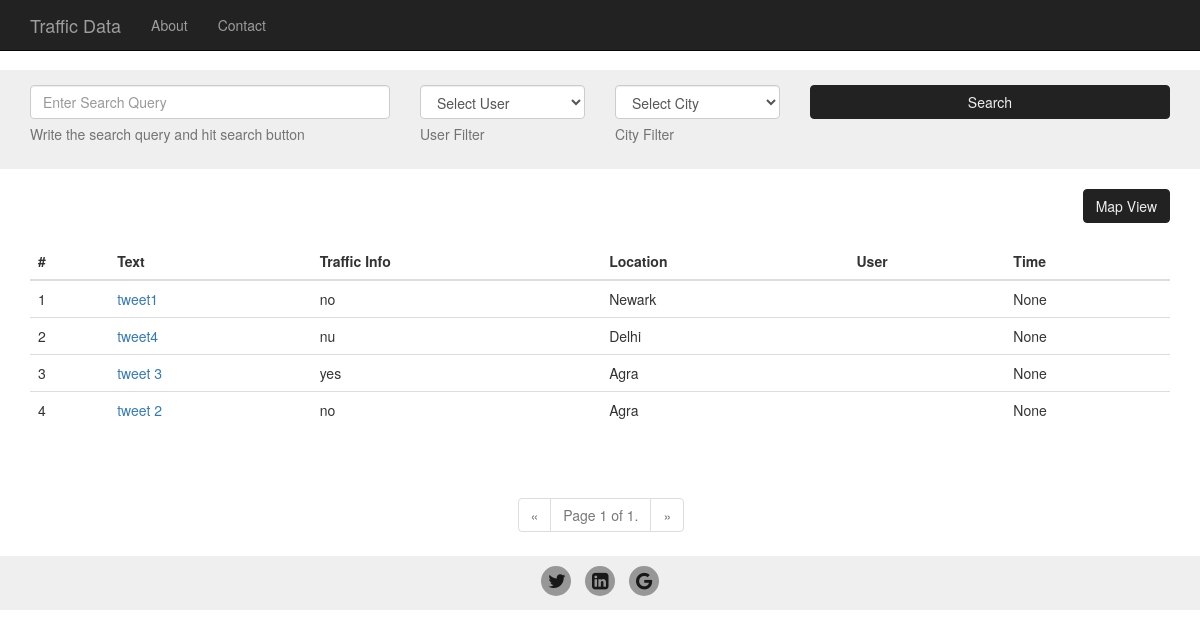
Before: /trafficdata/ with the older database file.
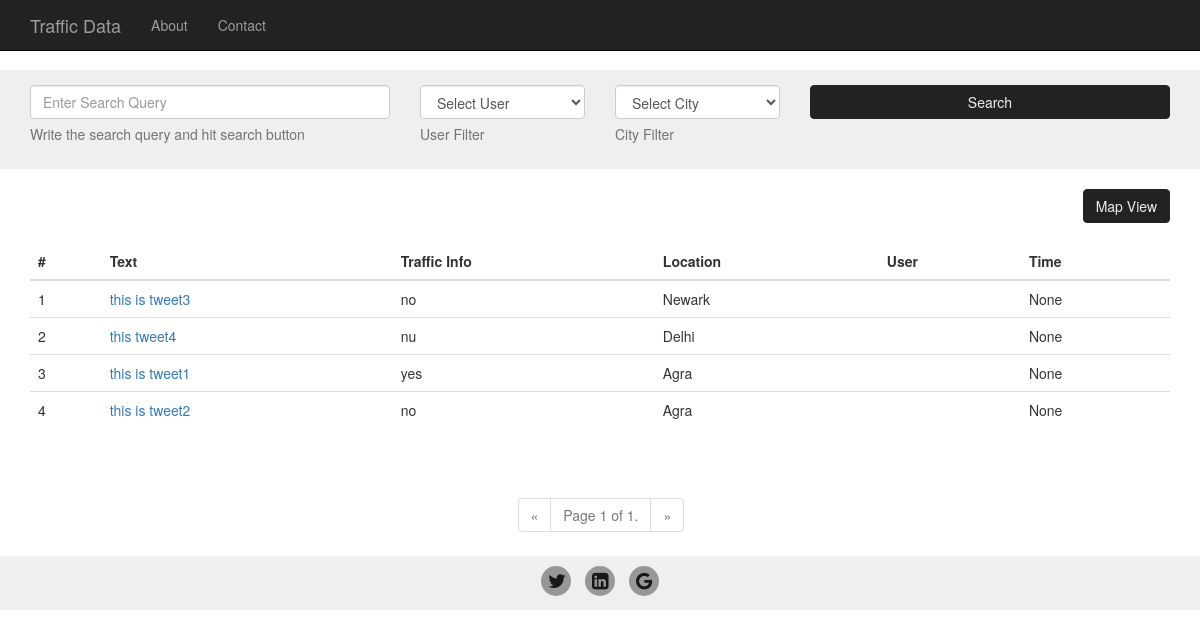
After: the same page with the newer database file.
### trafficdata/models.py (models this page shows, shortened)
class Tweets(models.Model):
	tweet_id = models.BigIntegerField(primary_key = True)
	tweet_text = models.CharField(max_length = 200,null=True)
	user_id = models.ForeignKey(
		'User',
		)
	query_id = models.ForeignKey(
		'Query'
		)
	tweet_date = models.DateTimeField(auto_now_add=True,null=True)
	traffic_info = models.CharField(max_length=10,null=True)#  classifier output
	location = models.CharField(max_length=100,null=True)

### trafficdata/views.py (the view)
def index(request):
	city_list = Tweets.objects.order_by().values_list('location',flat=True).distinct()# get all the distinct city value
	users_list = User.objects.all()
	data_list = Tweets.objects.all().order_by('-tweet_date')
	paginator = Paginator(data_list,PAGE_SIZE)
	page = request.GET.get('page')
	try:
		data = paginator.page(page)
	except PageNotAnInteger:
		data = paginator.page(1)
	except EmptyPage:
		data = paginator.page(paginator.num_pages)
	context = {
		'data': data,
		'users_list': users_list,
		'city_list':city_list,
	}
	return render(request, 'trafficdata/index.html', context)

### trafficdata/templates/trafficdata/index.html (shortened to what the changed rows need)
<!DOCTYPE html>
<html lang="en">
<head>
	{% load static %}
	<link href="{% static 'trafficdata/css/bootstrap.min.css' %}" rel="stylesheet" type="text/css">
	<link href="https://maxcdn.bootstrapcdn.com/font-awesome/4.7.0/css/font-awesome.min.css" rel="stylesheet">
	<link href="{% static 'trafficdata/css/traffic.css' %}" rel="stylesheet">
</head>
<body>
	<div class="container">
		<div class="row">
			<div class="col-md-12">
				<div class="row carousel-holder">
					<div class="col-md-12">
						<table class="table table-hover">
							<thead>
								<tr>
									<th>#</th>
									<th>Text</th>
									<th>Traffic Info</th>
									<th>Location</th>
									<th>User</th>
									<th>Time</th>
								</tr>
							</thead>
							<tbody>
								{% if data %}
									{% for data_ in data %}
									<tr>
										<td>{{forloop.counter}}</td>
										<td><a data-toggle="tooltip" data-placement="top" title="Click here to get the detail information" href="/trafficdata/{{ data_.tweet_id }}/">{{data_.tweet_text}}</a></td>
										<td>{{data_.traffic_info}}</td>
										<td>{{data_.location}}</td>
										<td ></td>
										<td>{{data_.tweet_date}}</td>
									</tr>
									{% endfor %}
								{% endif %}
							</tbody>
						</table>
					</div>
				</div>
			</div>
		</div>
	</div>
</body>
</html>

Changed rows visible on the page:
changed Tweets "Newark": tweet_text "tweet1" → "this is tweet3"
changed Tweets "nu": tweet_text "tweet4" → "this tweet4"
changed Tweets "yes": tweet_text "tweet 3" → "this is tweet1"
changed Tweets: tweet_text "tweet 2" → "this is tweet2"
